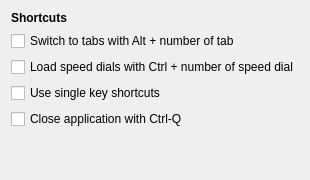
         <widget class="QWidget" name="shortcutsPage">
          <layout class="QGridLayout" name="gridLayout">
           <item row="0" column="0">
            <widget class="QLabel" name="label_13">
             <property name="text">
              <string>&lt;b&gt;Shortcuts&lt;/b&gt;</string>
             </property>
            </widget>
           </item>
           <item row="1" column="0" colspan="2">
            <widget class="QCheckBox" name="switchTabsAlt">
             <property name="text">
              <string>Switch to tabs with Alt + number of tab</string>
             </property>
            </widget>
           </item>
           <item row="2" column="0" colspan="2">
            <widget class="QCheckBox" name="loadSpeedDialsCtrl">
             <property name="text">
              <string>Load speed dials with Ctrl + number of speed dial</string>
             </property>
            </widget>
           </item>
           <item row="3" column="0" colspan="2">
            <widget class="QCheckBox" name="singleKeyShortcuts">
             <property name="toolTip">
              <string>Existing shortcuts:&lt;br/&gt;&lt;b&gt;1&lt;/b&gt; - previous tab&lt;br/&gt;&lt;b&gt;2&lt;/b&gt; - next tab&lt;br/&gt;&lt;b&gt;/&lt;/b&gt; - search on page</string>
             </property>
             <property name="text">
              <string>Use single key shortcuts</string>
             </property>
            </widget>
           </item>
           <item row="4" column="0" colspan="2">
            <widget class="QCheckBox" name="closeAppWithCtrlQ">
             <property name="toolTip">
              <string>If unchecked, prevents accidental exit from the application if the Ctrl-W shortcut was intended.</string>
             </property>
             <property name="text">
              <string>Close application with Ctrl-Q</string>
             </property>
            </widget>
           </item>
           <item row="5" column="1">
            <spacer name="verticalSpacer_13">
             <property name="orientation">
              <enum>Qt::Orientation::Vertical</enum>
             </property>
             <property name="sizeHint" stdset="0">
              <size>
               <width>20</width>
               <height>40</height>
              </size>
             </property>
            </spacer>
           </item>
          </layout>
         </widget>
